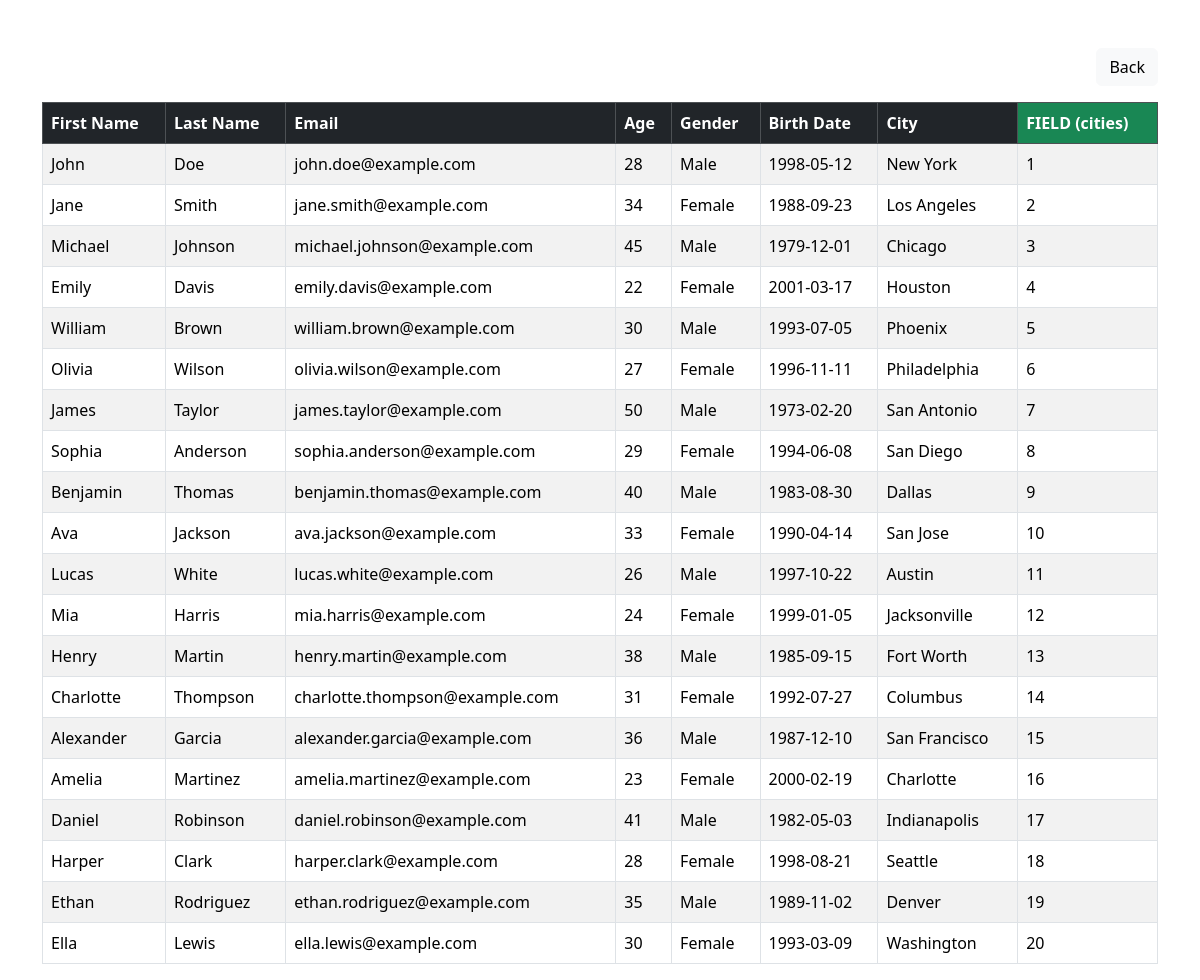
The app's page /field.php with its own data.
### tables this page shows
CREATE TABLE `peopletbl` (
  `first_name` varchar(50) NOT NULL,
  `last_name` varchar(50) NOT NULL,
  `email` varchar(50) NOT NULL,
  `age` int(5) NOT NULL,
  `gender` varchar(20) NOT NULL,
  `birth_date` date NOT NULL,
  `city` varchar(50) NOT NULL
);

### field.php (the view, shortened to what this page needs)
<?php
require_once "dbconnection.php";
$sql = "SELECT *, FIELD(city, 'New York', 'Los Angeles', 'Chicago', 'Houston', 'Phoenix', 'Philadelphia', 'San Antonio', 'San Diego', 'Dallas', 'San Jose', 'Austin', 'Jacksonville', 'Fort Worth', 'Columbus', 'San Francisco', 'Charlotte', 'Indianapolis', 'Seattle', 'Denver', 'Washington') AS city_rank FROM peopletbl";
$result = mysqli_query($conn, $sql);
?>
<!DOCTYPE html>
<html lang="en">
<head>
    <link href="https://cdn.jsdelivr.net/npm/bootstrap@5.3.2/dist/css/bootstrap.min.css" rel="stylesheet">
</head>
<body>
    <div class="container mt-5">
        <div class="d-flex justify-content-end mb-3">
            <a href="index.php" class="btn btn-light">Back</a>
        </div>
        <table class="table table-bordered table-striped">
            <thead class="table-dark">
                <tr>
                    <th>First Name</th>
                    <th>Last Name</th>
                    <th>Email</th>
                    <th>Age</th>
                    <th>Gender</th>
                    <th>Birth Date</th>
                    <th>City</th>
                    <th class="bg-success">FIELD (cities)</th>
                </tr>
            </thead>
            <tbody>
                <?php
                if (mysqli_num_rows($result) > 0) {
                    while ($row = mysqli_fetch_assoc($result)) {
                        echo "<tr>";
                        echo "<td>{$row['first_name']}</td>";
                        echo "<td>{$row['last_name']}</td>";
                        echo "<td>{$row['email']}</td>";
                        echo "<td>{$row['age']}</td>";
                        echo "<td>{$row['gender']}</td>";
                        echo "<td>{$row['birth_date']}</td>";
                        echo "<td>{$row['city']}</td>";
                        echo "<td>{$row['city_rank']}</td>";
                        echo "</tr>";
                    }
                } else {
                    echo "<tr><td colspan='8'>No records found</td></tr>";
                }
                ?>
            </tbody>
        </table>
    </div>
    </body>
</html>

### records on screen
peopletbl: first_name "John", last_name "Doe", email "john.doe@example.com", age "28", gender "Male", birth_date "1998-05-12", city "New York", city_rank "1"
peopletbl: first_name "Jane", last_name "Smith", email "jane.smith@example.com", age "34", gender "Female", birth_date "1988-09-23", city "Los Angeles", city_rank "2"
peopletbl: first_name "Michael", last_name "Johnson", email "michael.johnson@example.com", age "45", gender "Male", birth_date "1979-12-01", city "Chicago", city_rank "3"
peopletbl: first_name "Emily", last_name "Davis", email "emily.davis@example.com", age "22", gender "Female", birth_date "2001-03-17", city "Houston", city_rank "4"
peopletbl: first_name "William", last_name "Brown", email "william.brown@example.com", age "30", gender "Male", birth_date "1993-07-05", city "Phoenix", city_rank "5"
peopletbl: first_name "Olivia", last_name "Wilson", email "olivia.wilson@example.com", age "27", gender "Female", birth_date "1996-11-11", city "Philadelphia", city_rank "6"
peopletbl: first_name "James", last_name "Taylor", email "james.taylor@example.com", age "50", gender "Male", birth_date "1973-02-20", city "San Antonio", city_rank "7"
peopletbl: first_name "Sophia", last_name "Anderson", email "sophia.anderson@example.com", age "29", gender "Female", birth_date "1994-06-08", city "San Diego", city_rank "8"
peopletbl: first_name "Benjamin", last_name "Thomas", email "benjamin.thomas@example.com", age "40", gender "Male", birth_date "1983-08-30", city "Dallas", city_rank "9"
peopletbl: first_name "Ava", last_name "Jackson", email "ava.jackson@example.com", age "33", gender "Female", birth_date "1990-04-14", city "San Jose", city_rank "10"
peopletbl: first_name "Lucas", last_name "White", email "lucas.white@example.com", age "26", gender "Male", birth_date "1997-10-22", city "Austin", city_rank "11"
peopletbl: first_name "Mia", last_name "Harris", email "mia.harris@example.com", age "24", gender "Female", birth_date "1999-01-05", city "Jacksonville", city_rank "12"
peopletbl: first_name "Henry", last_name "Martin", email "henry.martin@example.com", age "38", gender "Male", birth_date "1985-09-15", city "Fort Worth", city_rank "13"
peopletbl: first_name "Charlotte", last_name "Thompson", email "charlotte.thompson@example.com", age "31", gender "Female", birth_date "1992-07-27", city "Columbus", city_rank "14"
peopletbl: first_name "Alexander", last_name "Garcia", email "alexander.garcia@example.com", age "36", gender "Male", birth_date "1987-12-10", city "San Francisco", city_rank "15"
peopletbl: first_name "Amelia", last_name "Martinez", email "amelia.martinez@example.com", age "23", gender "Female", birth_date "2000-02-19", city "Charlotte", city_rank "16"
peopletbl: first_name "Daniel", last_name "Robinson", email "daniel.robinson@example.com", age "41", gender "Male", birth_date "1982-05-03", city "Indianapolis", city_rank "17"
peopletbl: first_name "Harper", last_name "Clark", email "harper.clark@example.com", age "28", gender "Female", birth_date "1998-08-21", city "Seattle", city_rank "18"
peopletbl: first_name "Ethan", last_name "Rodriguez", email "ethan.rodriguez@example.com", age "35", gender "Male", birth_date "1989-11-02", city "Denver", city_rank "19"
peopletbl: first_name "Ella", last_name "Lewis", email "ella.lewis@example.com", age "30", gender "Female", birth_date "1993-03-09", city "Washington", city_rank "20"
